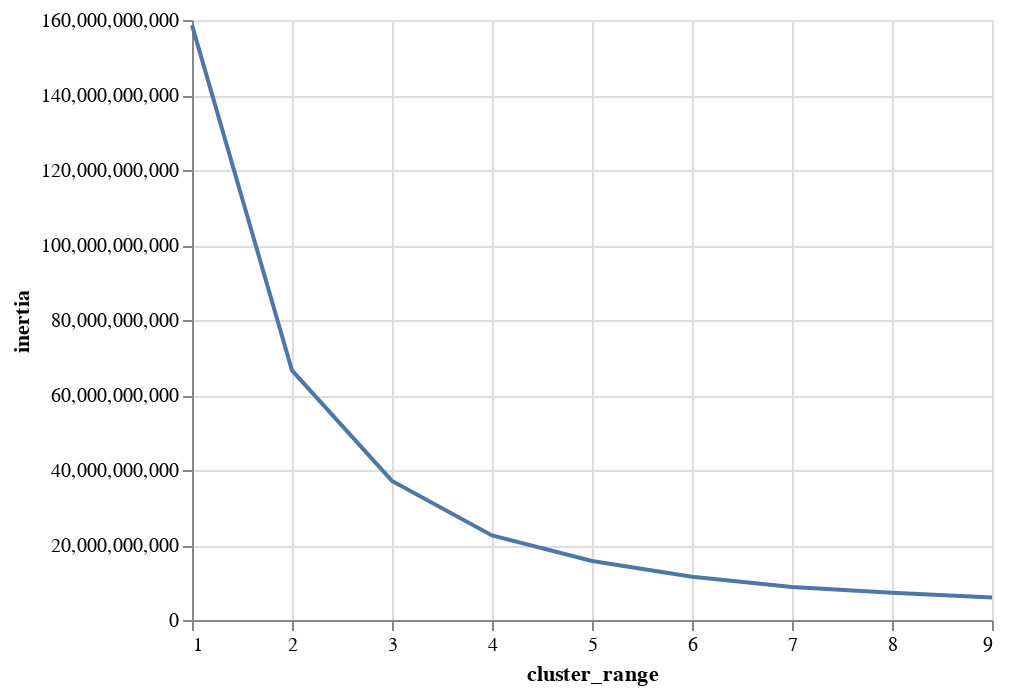

This figure's notebook cell:
### Code cell
alt.Chart(clusters).mark_line().encode(x='cluster_range', y='inertia')

### Figure 1 — Vega-Lite specification as saved in the notebook (floating-point values rounded to 4 significant figures)
{"config": {"view": {"continuousWidth": 400, "continuousHeight": 300}}, "data": {"name": "data-cdf0e5391b577aefa3822332f2bd86f1"}, "mark": "line", "encoding": {"x": {"type": "quantitative", "field": "cluster_range"}, "y": {"type": "quantitative", "field": "inertia"}}, "$schema": "https://vega.github.io/schema/vega-lite/v4.8.1.json", "datasets": {"data-cdf0e5391b577aefa3822332f2bd86f1": [{"cluster_range": 1, "inertia": 158600000000.0}, {"cluster_range": 2, "inertia": 66550000000.0}, {"cluster_range": 3, "inertia": 37080000000.0}, {"cluster_range": 4, "inertia": 22540000000.0}, {"cluster_range": 5, "inertia": 15750000000.0}, {"cluster_range": 6, "inertia": 11540000000.0}, {"cluster_range": 7, "inertia": 8776000000.0}, {"cluster_range": 8, "inertia": 7286000000.0}, {"cluster_range": 9, "inertia": 6000000000.0}]}}
